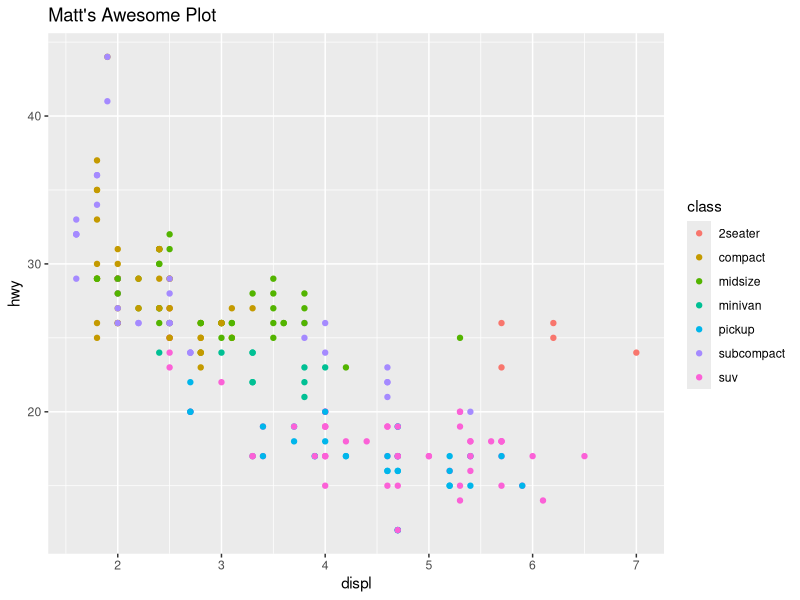

The R source for this figure:
## ---- chunk 1
#| standalone: true
#| viewerHeight: 800

library(ggplot2)

ggplot(mpg, aes(displ, hwy, colour = class)) + 
  geom_point() + 
  labs(title = "Matt's Awesome Plot")


